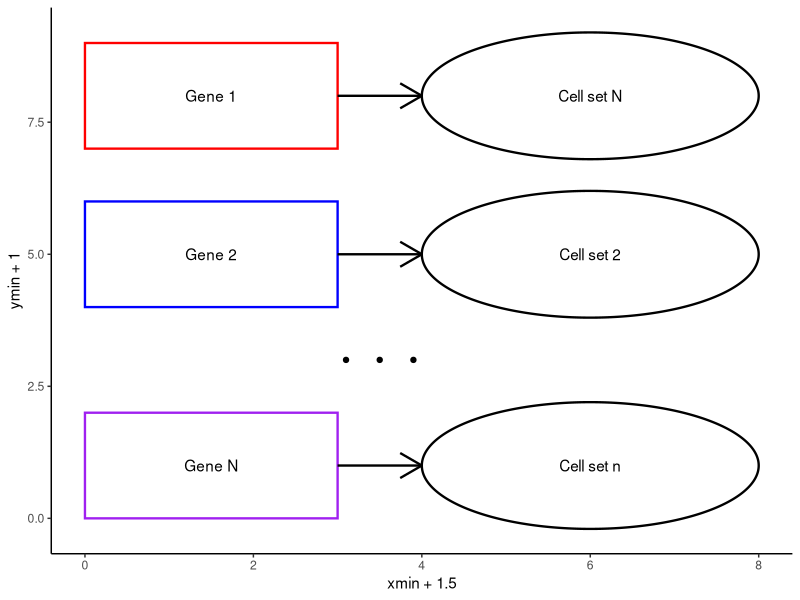

Write R code to recreate this figure.
library(ggplot2)
library(ggforce)

rectDF <- data.frame(xmin = c(0, 0, 0),
                     xmax = c(3, 3, 3),
                     ymin = c(0, 4, 7),
                     ymax = c(2, 6, 9),
                     color = c('purple', 'blue', 'red'),
                     label = c('Gene N', 'Gene 2', 'Gene 1'))
geom_ellipse(aes(x0 = 0, y0 = 0, a = 10, b = 3, angle = 0))
ellipseDF <- data.frame(x0 = c(6, 6, 6),
                        y0 = c(1, 5, 8),
                        a = c(2, 2, 2),
                        b = c(1.2, 1.2, 1.2),
                        angle = c(0, 0, 0),
                        color = c('purple', 'blue', 'red'),
                        label = c('Cell set n', 'Cell set 2', 'Cell set N'))

arrowDF <- data.frame(x=c(3, 3, 3),
                      y=c(1, 5, 8),
                      xend=c(4, 4, 4),
                      yend=c(1, 5, 8))

pointDF <- data.frame(x=c(3.1, 3.5, 3.9),
                      y=c(3, 3, 3))

lnWidth <- 0.8

ggplot() + theme_classic() +
    geom_rect(data=rectDF,
              aes(xmin=xmin, xmax=xmax, ymin=ymin, ymax=ymax),
              fill='white', color=rectDF$color, linewidth=lnWidth) +
    geom_text(data=rectDF, aes(x=xmin + 1.5, y=ymin + 1, label=label)) +
    geom_ellipse(data=ellipseDF, aes(x0=x0, y0=y0, a=a, b=b, angle=angle),
                 fill='white', linewidth=lnWidth) +
    geom_text(data=ellipseDF, aes(x=x0, y=y0, label=label)) +
    geom_segment(data=arrowDF, aes(x=x, y=y, xend=xend), arrow=arrow(),
                 linewidth=lnWidth) +
    geom_point(data=pointDF, aes(x=x, y=y))
